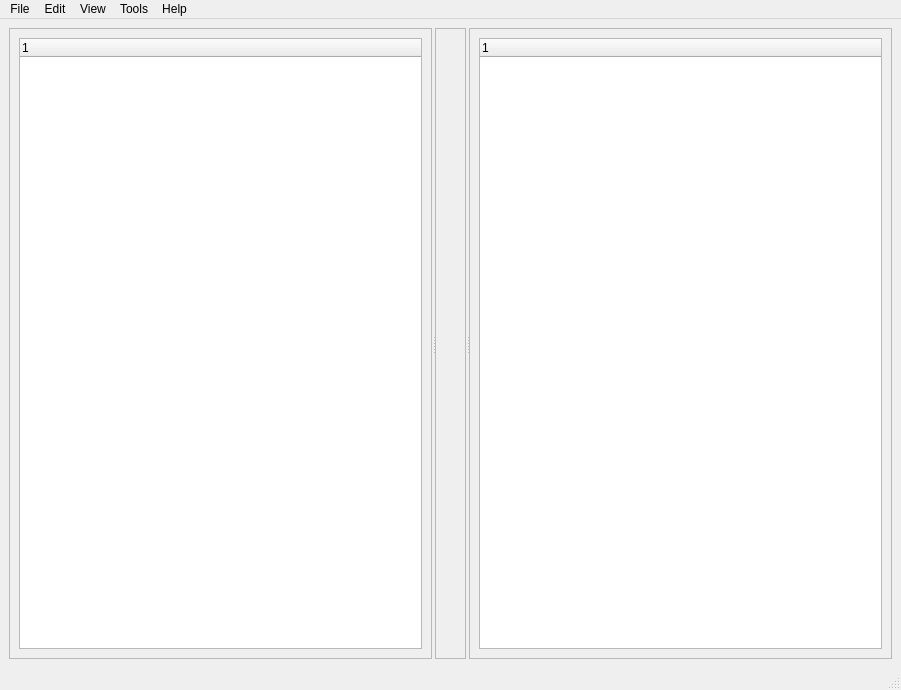
<?xml version="1.0" encoding="UTF-8"?>
<ui version="4.0">
 <class>MainWindow</class>
 <widget class="QMainWindow" name="MainWindow">
  <property name="geometry">
   <rect>
    <x>0</x>
    <y>0</y>
    <width>901</width>
    <height>690</height>
   </rect>
  </property>
  <property name="windowTitle">
   <string>MainWindow</string>
  </property>
  <widget class="QWidget" name="centralwidget">
   <layout class="QHBoxLayout" name="horizontalLayout" stretch="1">
    <item>
     <widget class="QSplitter" name="splitter">
      <property name="orientation">
       <enum>Qt::Orientation::Horizontal</enum>
      </property>
      <property name="handleWidth">
       <number>3</number>
      </property>
      <widget class="QFrame" name="ProjectPanel">
       <property name="frameShape">
        <enum>QFrame::Shape::StyledPanel</enum>
       </property>
       <property name="frameShadow">
        <enum>QFrame::Shadow::Raised</enum>
       </property>
       <layout class="QVBoxLayout" name="verticalLayout_3">
        <item>
         <widget class="QTreeWidget" name="projectTree">
          <column>
           <property name="text">
            <string notr="true">1</string>
           </property>
          </column>
         </widget>
        </item>
       </layout>
      </widget>
      <widget class="QFrame" name="ViewerPanel">
       <property name="frameShape">
        <enum>QFrame::Shape::StyledPanel</enum>
       </property>
       <property name="frameShadow">
        <enum>QFrame::Shadow::Raised</enum>
       </property>
       <layout class="QVBoxLayout" name="verticalLayout_4">
        <item>
         <widget class="QWidget" name="viewerWidget" native="true"/>
        </item>
       </layout>
      </widget>
      <widget class="QFrame" name="PropertiesPanel">
       <property name="frameShape">
        <enum>QFrame::Shape::StyledPanel</enum>
       </property>
       <property name="frameShadow">
        <enum>QFrame::Shadow::Raised</enum>
       </property>
       <layout class="QVBoxLayout" name="verticalLayout_5">
        <item>
         <widget class="QTreeWidget" name="propertyTree">
          <column>
           <property name="text">
            <string notr="true">1</string>
           </property>
          </column>
         </widget>
        </item>
       </layout>
      </widget>
     </widget>
    </item>
   </layout>
  </widget>
  <widget class="QMenuBar" name="menubar">
   <property name="geometry">
    <rect>
     <x>0</x>
     <y>0</y>
     <width>901</width>
     <height>33</height>
    </rect>
   </property>
   <widget class="QMenu" name="menu">
    <property name="title">
     <string>File</string>
    </property>
   </widget>
   <widget class="QMenu" name="menu_2">
    <property name="title">
     <string>Edit</string>
    </property>
   </widget>
   <widget class="QMenu" name="menuView">
    <property name="title">
     <string>View</string>
    </property>
   </widget>
   <widget class="QMenu" name="menuTools">
    <property name="title">
     <string>Tools</string>
    </property>
   </widget>
   <widget class="QMenu" name="menuHelp">
    <property name="title">
     <string>Help</string>
    </property>
   </widget>
   <addaction name="menu"/>
   <addaction name="menu_2"/>
   <addaction name="menuView"/>
   <addaction name="menuTools"/>
   <addaction name="menuHelp"/>
  </widget>
  <widget class="QStatusBar" name="statusbar"/>
 </widget>
 <resources/>
 <connections/>
</ui>
